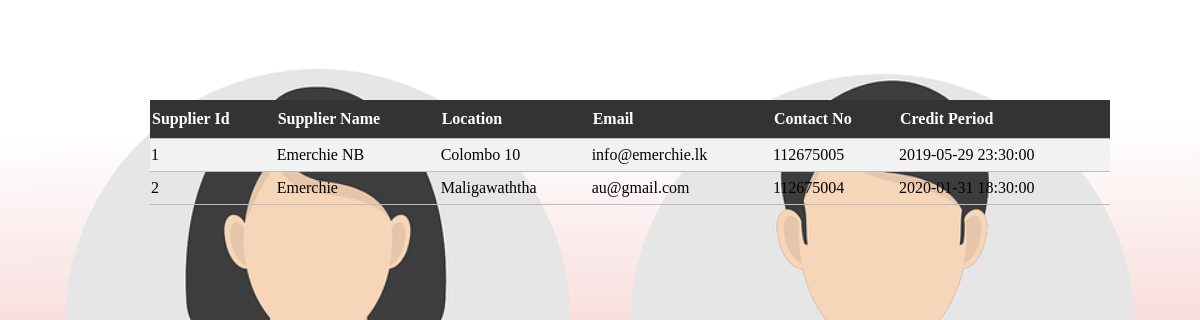
Page /php/viewSupplier.php on the committed database.
### tables this page shows
CREATE TABLE `supplier` (
  `supplier_id` varchar(11) NOT NULL,
  `supplier_name` varchar(50) NOT NULL,
  `location` varchar(50) NOT NULL,
  `email` varchar(50) NOT NULL,
  `contact_no` int(10) NOT NULL,
  `credit_period_allowed` timestamp NOT NULL DEFAULT CURRENT_TIMESTAMP ON UPDATE CURRENT_TIMESTAMP
);

### php/viewSupplier.php (the view, shortened to what this page needs)
<?php require_once('include/connection.php'); ?>
<!DOCTYPE html>
<html>
<head>
	<link rel="stylesheet" type="text/css" href="../css/viewSupplier.css">
</head>
<body>
	<table>
		<tr>
			<th>Supplier Id</th>
			<th>Supplier Name</th>
			<th>Location</th>
			<th>Email</th>
			<th>Contact No</th>
			<th>Credit Period</th>
		</tr>
		<?php
		$sql = "SELECT * FROM supplier";
		$result = mysqli_query($con,$sql);
		if ($result -> num_rows > 0) {
			while ($row = $result -> fetch_assoc()) {
				echo "
			<tr>
				<td>".$row['supplier_id']."</td>
				<td>".$row['supplier_name']."</td>
				<td>".$row['location']."</td>
				<td>".$row['email']."</td>
				<td>".$row['contact_no']."</td>
				<td>".$row['credit_period_allowed']."</td>
			</tr>
			";
			}
		echo "</table";
		}
		else{
			echo "0 result";
		}
		?>
	</table>
</body>
</html>

### css/viewSupplier.css (style rules this page uses)
body { margin: 0px; padding: 0px; background:url(../img/loginbg10.png)no-repeat; background-size: cover; }
table { margin-left: 150px; margin-top: 100px; border-collapse: collapse; width: 80%; text-align: left; }
tr { border-bottom: 1px solid #BDBDBD; }
tr:nth-child(even) { background-color: #f2f2f2; }
th { background-color: #333; color: white; padding: 10px 2px; }
td { border: none; height: 30px; }

### rows in the picture
supplier: supplier_id "1", supplier_name "Emerchie NB", location "Colombo 10", email "info@emerchie.lk", contact_no "112675005", credit_period_allowed "2019-05-29 23:30:00"
supplier: supplier_id "2", supplier_name "Emerchie", location "Maligawaththa", email "au@gmail.com", contact_no "112675004", credit_period_allowed "2020-01-31 18:30:00"
